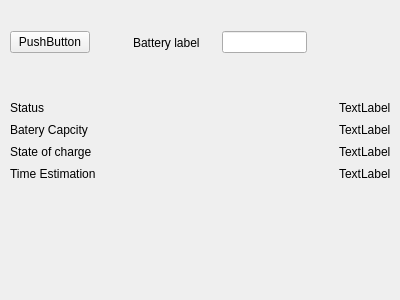
<?xml version="1.0" encoding="UTF-8"?>
<ui version="4.0">
 <class>Form</class>
 <widget class="QWidget" name="Form">
  <property name="geometry">
   <rect>
    <x>0</x>
    <y>0</y>
    <width>400</width>
    <height>300</height>
   </rect>
  </property>
  <property name="windowTitle">
   <string>Form</string>
  </property>
  <widget class="QWidget" name="layoutWidget">
   <property name="geometry">
    <rect>
     <x>10</x>
     <y>100</y>
     <width>381</width>
     <height>82</height>
    </rect>
   </property>
   <layout class="QHBoxLayout" name="horizontalLayout">
    <item>
     <layout class="QVBoxLayout" name="verticalLayout">
      <item>
       <widget class="QLabel" name="label_2">
        <property name="text">
         <string>Status</string>
        </property>
       </widget>
      </item>
      <item>
       <widget class="QLabel" name="label_4">
        <property name="text">
         <string>Batery Capcity</string>
        </property>
       </widget>
      </item>
      <item>
       <widget class="QLabel" name="label_8">
        <property name="text">
         <string>State of charge</string>
        </property>
       </widget>
      </item>
      <item>
       <widget class="QLabel" name="label_7">
        <property name="text">
         <string>Time Estimation</string>
        </property>
       </widget>
      </item>
     </layout>
    </item>
    <item>
     <spacer name="horizontalSpacer_2">
      <property name="orientation">
       <enum>Qt::Horizontal</enum>
      </property>
      <property name="sizeHint" stdset="0">
       <size>
        <width>40</width>
        <height>20</height>
       </size>
      </property>
     </spacer>
    </item>
    <item>
     <layout class="QVBoxLayout" name="verticalLayout_2">
      <item>
       <widget class="QLabel" name="label">
        <property name="text">
         <string>TextLabel</string>
        </property>
       </widget>
      </item>
      <item>
       <widget class="QLabel" name="label_3">
        <property name="text">
         <string>TextLabel</string>
        </property>
       </widget>
      </item>
      <item>
       <widget class="QLabel" name="label_6">
        <property name="text">
         <string>TextLabel</string>
        </property>
       </widget>
      </item>
      <item>
       <widget class="QLabel" name="label_5">
        <property name="text">
         <string>TextLabel</string>
        </property>
       </widget>
      </item>
     </layout>
    </item>
   </layout>
  </widget>
  <widget class="QWidget" name="layoutWidget">
   <property name="geometry">
    <rect>
     <x>10</x>
     <y>30</y>
     <width>297</width>
     <height>25</height>
    </rect>
   </property>
   <layout class="QHBoxLayout" name="horizontalLayout_2">
    <item>
     <widget class="QPushButton" name="pushButton">
      <property name="text">
       <string>PushButton</string>
      </property>
     </widget>
    </item>
    <item>
     <spacer name="horizontalSpacer">
      <property name="orientation">
       <enum>Qt::Horizontal</enum>
      </property>
      <property name="sizeHint" stdset="0">
       <size>
        <width>60</width>
        <height>20</height>
       </size>
      </property>
     </spacer>
    </item>
    <item>
     <widget class="QLabel" name="label_9">
      <property name="text">
       <string>Battery label</string>
      </property>
     </widget>
    </item>
    <item>
     <spacer name="horizontalSpacer_3">
      <property name="orientation">
       <enum>Qt::Horizontal</enum>
      </property>
      <property name="sizeHint" stdset="0">
       <size>
        <width>40</width>
        <height>20</height>
       </size>
      </property>
     </spacer>
    </item>
    <item>
     <widget class="QLineEdit" name="lineEdit"/>
    </item>
   </layout>
  </widget>
 </widget>
 <resources/>
 <connections/>
</ui>
